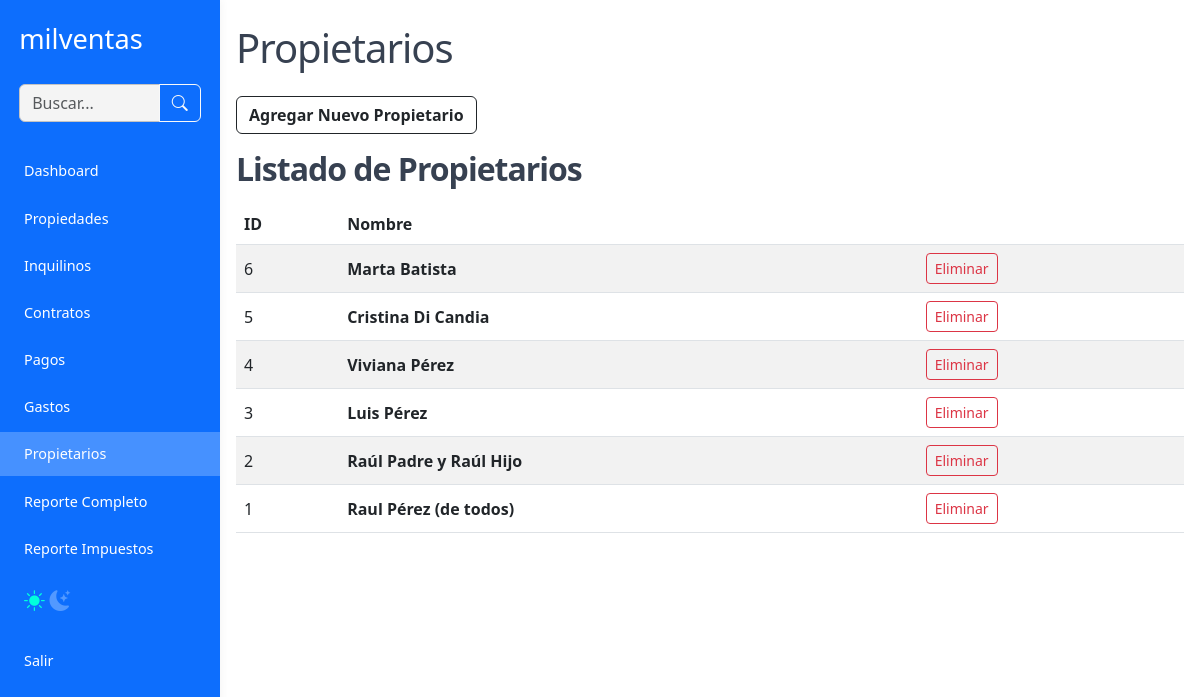
Screenshot of /propietarios.php (signed in) with the database file from the repository.
### tables this page shows
CREATE TABLE IF NOT EXISTS `propietarios` (
  `id` int(11) NOT NULL AUTO_INCREMENT,
  `nombre` varchar(255) NOT NULL,
  PRIMARY KEY (`id`)
);

### config.php (called while the page is built, shortened)
<?php
function clean_input($data) {
    return htmlspecialchars(trim($data));
}
?>

### propietarios.php (the view, shortened to what this page needs)
<?php
require_once 'config.php';
$edit_id = intval($_GET['edit'] ?? 0);
$errors = [];
$show_form = isset($_GET['add']) && $_GET['add'] === 'true';
$propietarios = $pdo->query("SELECT * FROM propietarios ORDER BY id DESC")->fetchAll();
include 'includes/header_nav.php';
?>
<main class="container container-main py-4">
  <h1>Propietarios</h1>
  <button class="btn btn-outline-dark mb-3" type="button" data-bs-toggle="collapse" data-bs-target="#formPropietarioCollapse" aria-expanded="<?= $show_form || $edit_id || !empty($errors) ? 'true' : 'false' ?>" aria-controls="formPropietarioCollapse" style="font-weight:600;">
    <?= $show_form || $edit_id || !empty($errors) ? 'Ocultar' : 'Agregar Nuevo Propietario' ?>
  </button>
  <?php if (!($edit_id || !empty($errors) || $show_form)): ?>
    <section>
      <h2 class="fw-semibold mb-3">Listado de Propietarios</h2>
      <?php if (count($propietarios) === 0): ?>
        <p>No hay propietarios registrados.</p>
      <?php else: ?>
        <div class="table-responsive">
          <table class="table align-middle table-striped">
            <thead>
              <tr>
                <th>ID</th>
                <th>Nombre</th>
                <th></th>
              </tr>
            </thead>
            <tbody>
              <?php foreach ($propietarios as $p): ?>
                <tr>
                  <td><?= htmlspecialchars($p['id']) ?></td>
                  <td>
                    <a href="propietarios.php?edit=<?= intval($p['id']) ?>" class="text-decoration-none text-dark"><b><?= htmlspecialchars($p['nombre']) ?></b><br>
                      <small class="text-muted"><?= htmlspecialchars($p['email'] ?? '') ?></small></a>
                  </td>
                  <td>
                    <?php if ($_SESSION['user_role'] === 'admin'): ?>
                      <a href="propietarios.php?delete=<?= intval($p['id']) ?>" class="btn btn-sm btn-outline-danger" onclick="return confirm('¿Seguro que desea eliminar este propietario?')">Eliminar</a>
                    <?php endif; ?>
                  </td>
                </tr>
              <?php endforeach; ?>
            </tbody>
          </table>
        </div>
      <?php endif; ?>
    </section>
  <?php endif; ?>
</main>
<?php
include 'includes/footer.php';
?>

### includes/header_nav.php (shortened to what this page needs)
<?php
$search = clean_input($_GET['search'] ?? '');
?>
<!DOCTYPE html>
<html lang="es">
<head>
  <link href="https://cdn.jsdelivr.net/npm/bootstrap@5.3.0/dist/css/bootstrap.min.css" rel="stylesheet" />
  <link href="https://cdn.jsdelivr.net/npm/bootstrap-icons@1.11.1/font/bootstrap-icons.css" rel="stylesheet" />
  <link href="includes/styles.css" rel="stylesheet" />
</head>
<body>
  <nav class="sidebar-nav d-none d-lg-flex flex-column">
    <a href="dashboard.php" class="navbar-brand">milventas</a>
    <div class="sidebar-search mb-2">
      <form action="propiedades.php" method="GET" role="search" aria-label="Buscar propiedades">
        <div class="input-group">
          <input type="search" name="search" class="form-control" placeholder="Buscar..." value="<?= htmlspecialchars($search) ?>" aria-label="Buscar propiedades" autocomplete="off" />
          <button class="btn btn-outline-light" type="submit" aria-label="Buscar"><span class="bi bi-search"></span></button>
        </div>
      </form>
    </div>
    <ul class="nav flex-column">
      <li class="nav-item"><a class="nav-link <?= basename($_SERVER['SCRIPT_NAME']) === 'dashboard.php' ? 'active' : '' ?>" href="dashboard.php">Dashboard</a></li>
      <li class="nav-item"><a class="nav-link <?= basename($_SERVER['SCRIPT_NAME']) === 'propiedades.php' ? 'active' : '' ?>" href="propiedades.php">Propiedades</a></li>
      <li class="nav-item"><a class="nav-link <?= basename($_SERVER['SCRIPT_NAME']) === 'inquilinos.php' ? 'active' : '' ?>" href="inquilinos.php">Inquilinos</a></li>
      <li class="nav-item"><a class="nav-link <?= basename($_SERVER['SCRIPT_NAME']) === 'contratos.php' ? 'active' : '' ?>" href="contratos.php">Contratos</a></li>
      <li class="nav-item"><a class="nav-link <?= basename($_SERVER['SCRIPT_NAME']) === 'listado_pagos.php' ? 'active' : '' ?>" href="listado_pagos.php">Pagos</a></li>
      <li class="nav-item"><a class="nav-link <?= basename($_SERVER['SCRIPT_NAME']) === 'gastos.php' ? 'active' : '' ?>" href="gastos.php">Gastos</a></li>
      <li class="nav-item"><a class="nav-link <?= basename($_SERVER['SCRIPT_NAME']) === 'propietarios.php' ? 'active' : '' ?>" href="propietarios.php">Propietarios</a></li>
      <li class="nav-item"><a class="nav-link <?= basename($_SERVER['SCRIPT_NAME']) === 'reporte_propiedades.php' ? 'active' : '' ?>" href="reporte_propiedades.php" target="_blank">Reporte Completo</a></li>
      <li class="nav-item"><a class="nav-link <?= basename($_SERVER['SCRIPT_NAME']) === 'reporte_propiedades.php' ? 'active' : '' ?>" href="reporte_propiedades_impuestos.php" target="_blank">Reporte Impuestos</a></li>
      <li>
        <label class="switch-tema nav-link " id="switch-tema-desktop" title="Cambiar tema claro/oscuro">
          <span class="icono-sol bi bi-sun-fill"></span>
          <span class="icono-luna bi bi-moon-stars-fill"></span>
        </label>
      </li>
      <li class="nav-item mt-2"><a class="nav-link" href="logout.php">Salir</a></li>
    </ul>
  </nav>

### includes/footer.php (shortened to what this page needs)
<link rel="stylesheet" href="https://cdn.jsdelivr.net/npm/bootstrap-icons@1.11.1/font/bootstrap-icons.css">
</body>
</html>

### includes/styles.css (style rules this page uses)
:root { --color-fondo: #ffffff; --color-texto: #374151; --color-primario: #0d6efd; --color-primario-hover: #4691ff; --color-navbar: #fff; --color-sidebar: #0d6efd; --color-card: #fff; --color-borde: #c3c3c3; --color-input: #f4f4f4; --color-acento: #fff700; }
body { background: var(--color-fondo); color: var(--color-texto); }
.sidebar-nav, .navbar.bg-primary, .mobile-navbar, .sidebar-nav .navbar-brand { background: var(--color-sidebar) !important; color: #fff; }
.card, .table-responsive { background: var(--color-card); }
.form-control, .form-select { background: var(--color-input); border: solid 1px var(--color-borde); }
.switch-tema { display: flex; align-items: center; gap: 0.3rem; cursor: pointer; font-size: 1.2rem; }
.switch-tema .icono-sol, .switch-tema .icono-luna { font-size: 1.3rem; transition: color 0.2s; }
.switch-tema .icono-sol { color: #00ffdc; }
.switch-tema .icono-luna { color: #5299ff; }
body { font-family: ui-sans-serif, system-ui, sans-serif, 'Apple Color Emoji', 'Segoe UI Emoji', 'Segoe UI Symbol', 'Noto Color Emoji', -webkit-bodyui-sans-serif, "Noto Sans", Roboto, "Segoe UI", system-ui, -apple-system, "Helvetica Neue", Arial, "Liberation Sans", sans-serif, "Apple Color Emoji", "Segoe UI Emoji", "Segoe UI Symbol", "Noto Color Emoji"; background: #ffffff; color: #374151; padding-top: 5.5rem; min-height: 100vh; margin: 0; }
nav { box-shadow: 0 2px 5px rgb(0 0 0 / 0.05); background: #fff; }
.container-main { max-width: 1200px; margin: auto; padding: 1rem; }
h1, h2, h3, h4, h5 { margin-bottom: 1.5rem; letter-spacing: -1px; }
label, .accordion-button { font-weight: normal; font-size: 14px; letter-spacing: 0px; text-transform: uppercase; color: #000000; }
a.nav-link { transition: color 0.25s ease; }
a.nav-link.active { color: #FFFFFF; }
.table-responsive { border-radius: 0.75rem; }
@media (min-width: 992px) { body { padding-left: 220px; padding-top: 0px; } }
@media (min-width: 992px) { .sidebar-nav { position: fixed; top: 0; left: 0; height: 100vh; width: 220px; background: #0d6efd; color: #fff; z-index: 1040; display: flex; flex-direction: column; align-items: stretch; box-shadow: 2px 0 8px rgba(0,0,0,0.04); } }
@media (min-width: 992px) { .sidebar-nav .navbar-brand { color: #fff; font-size: 1.7rem; margin: 1.2rem 0 1.5rem 1.2rem; } }
@media (min-width: 992px) { .sidebar-nav .nav-link { color: #fff; font-size: 0.9rem; padding: 0.7rem 1.5rem; margin-bottom: 0.2rem; } }
@media (min-width: 992px) { .sidebar-nav .nav-link.active, .sidebar-nav .nav-link:hover { background: #4691ff; color: #ffffff; } }
@media (min-width: 992px) { .sidebar-nav .sidebar-search { padding: 0 1.2rem 1.2rem 1.2rem; } }
@media (min-width: 992px) { .sidebar-nav .input-group { width: 100%; } }

### rows the page displays
propietarios: id "6", nombre "Marta Batista"
propietarios: id "5", nombre "Cristina Di Candia"
propietarios: id "4", nombre "Viviana Pérez"
propietarios: id "3", nombre "Luis Pérez"
propietarios: id "2", nombre "Raúl Padre y Raúl Hijo"
propietarios: id "1", nombre "Raul Pérez (de todos)"
